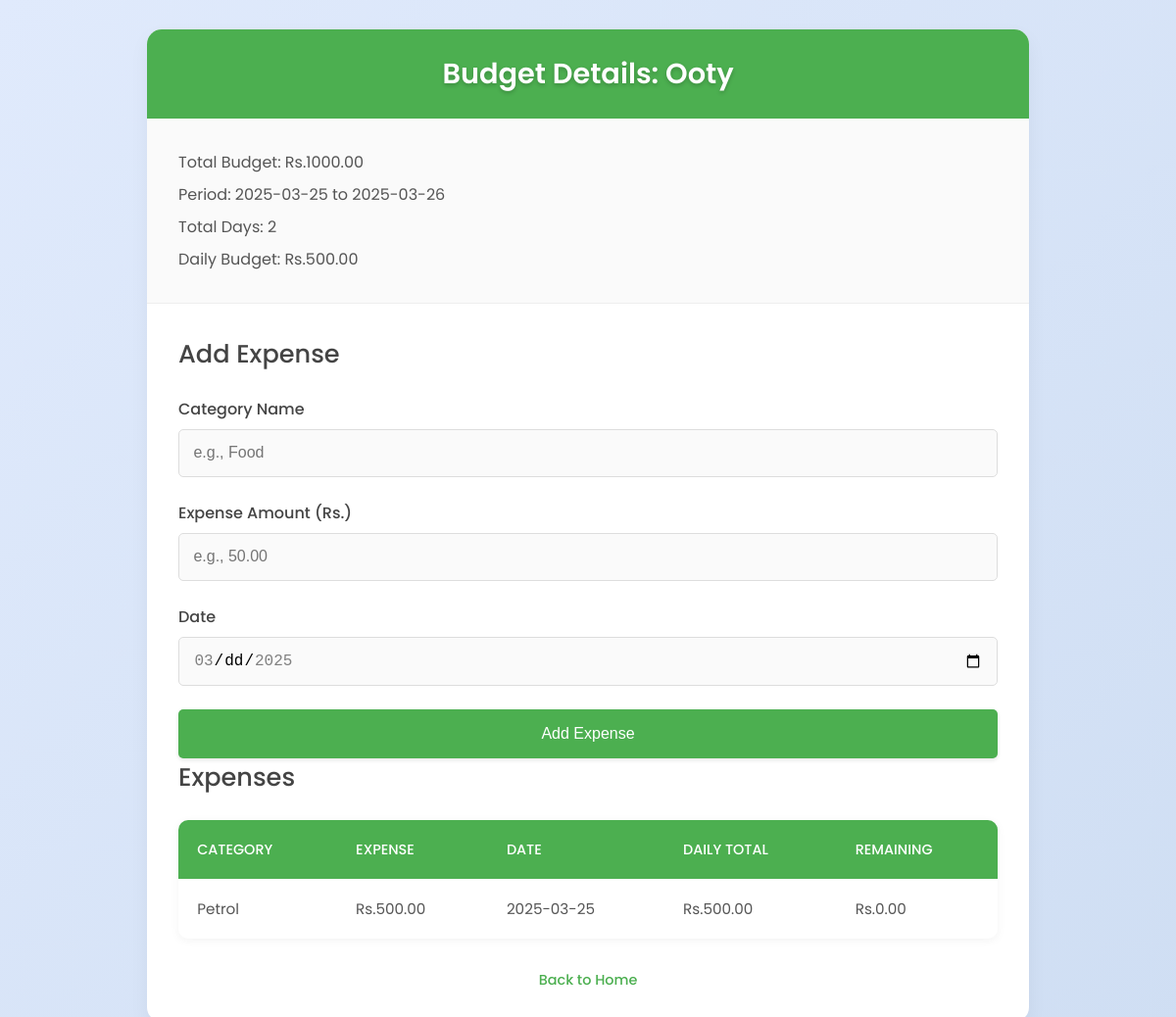
The page /budget/1 (signed in) on the database its author committed.
### tables this page shows
CREATE TABLE budget_plans
                 (id INTEGER PRIMARY KEY AUTOINCREMENT,
                  user_id INTEGER,
                  travel_place TEXT NOT NULL,
                  total_budget REAL NOT NULL,
                  date_from TEXT NOT NULL,
                  date_to TEXT NOT NULL,
                  total_days INTEGER NOT NULL,
                  daily_budget REAL NOT NULL,
                  FOREIGN KEY (user_id) REFERENCES users(id));

CREATE TABLE daily_expenses
                 (id INTEGER PRIMARY KEY AUTOINCREMENT,
                  budget_id INTEGER,
                  category_name TEXT NOT NULL,
                  expense REAL NOT NULL,
                  date TEXT NOT NULL,
                  FOREIGN KEY (budget_id) REFERENCES budget_plans(id));

### main.py (the view, shortened to what this page needs)
@app.route('/budget/<int:budget_id>', methods=['GET', 'POST'])
def budget_details(budget_id):
    if 'user_id' not in session:
        return redirect(url_for('login'))
    conn = sqlite3.connect('travelwise.db')
    c = conn.cursor()
    c.execute('SELECT * FROM budget_plans WHERE id = ? AND user_id = ?', (budget_id, session['user_id']))
    budget = c.fetchone()
    if not budget:
        flash('Budget not found!', 'error')
        return redirect(url_for('home'))
    c.execute('SELECT * FROM daily_expenses WHERE budget_id = ?', (budget_id,))
    expenses = c.fetchall()
    daily_totals = {}
    for expense in expenses:
        date = expense[4]
        if date not in daily_totals:
            daily_totals[date] = 0
        daily_totals[date] += expense[3]
    conn.close()
    return render_template('budget_details.html', budget=budget, expenses=expenses, daily_totals=daily_totals)

### templates/budget_details.html (shortened to what this page needs)
<!DOCTYPE html>
<html lang="en">
<head>
</head>
<body>
    <div class="container">
        <div class="header">
            <h1>Budget Details: {{ budget[2] }}</h1>
        </div>
        <div class="budget-info">
            <p>Total Budget: Rs.{{ "%.2f"|format(budget[3]) }}</p>
            <p>Period: {{ budget[4] }} to {{ budget[5] }}</p>
            <p>Total Days: {{ budget[6] }}</p>
            <p>Daily Budget: Rs.{{ "%.2f"|format(budget[7]) }}</p>
        </div>
        <div class="content">
            <h2>Add Expense</h2>
            <form method="POST">
                <div class="form-group">
                    <label for="category_name">Category Name</label>
                    <input type="text" id="category_name" name="category_name" required placeholder="e.g., Food">
                </div>
                <div class="form-group">
                    <label for="expense">Expense Amount (Rs.)</label>
                    <input type="number" id="expense" name="expense" step="0.01" required placeholder="e.g., 50.00">
                </div>
                <div class="form-group">
                    <label for="date">Date</label>
                    <input type="date" id="date" name="date" min="{{ budget[4] }}" max="{{ budget[5] }}" required>
                </div>
                <button type="submit">Add Expense</button>
            </form>
            <h2>Expenses</h2>
            {% if expenses %}
            <table>
                <tr>
                    <th>Category</th>
                    <th>Expense</th>
                    <th>Date</th>
                    <th>Daily Total</th>
                    <th>Remaining</th>
                </tr>
                {% for expense in expenses %}
                <tr>
                    <td>{{ expense[2] }}</td>
                    <td>Rs.{{ "%.2f"|format(expense[3]) }}</td>
                    <td>{{ expense[4] }}</td>
                    <td>Rs.{{ "%.2f"|format(daily_totals[expense[4]]) }}</td>
                    <td {% if budget[7] - daily_totals[expense[4]] < 0 %}style="color: #a94442;"{% endif %}>
                        Rs.{{ "%.2f"|format(budget[7] - daily_totals[expense[4]]) }}
                    </td>
                </tr>
                {% endfor %}
            </table>
            {% else %}
            <div class="empty-state">
                <p>No expenses added yet.</p>
            </div>
            {% endif %}
            <div class="back-link">
                <a href="{{ url_for('home') }}">Back to Home</a>
            </div>
        </div>
    </div>
</body>
</html>

### templates/budget_details.html (style rules this page uses)
* { margin: 0; padding: 0; box-sizing: border-box; }
body { font-family: 'Poppins', sans-serif; background: linear-gradient(135deg, #e0eafc 0%, #cfdef3 100%); min-height: 100vh; padding: 30px; color: #333; }
.container { max-width: 900px; margin: 0 auto; background: #fff; border-radius: 15px; box-shadow: 0 8px 20px rgba(0, 0, 0, 0.05); overflow: hidden; }
.header { background: #4CAF50; padding: 1.5rem 2rem; text-align: center; color: white; }
h1 { font-size: 1.8rem; font-weight: 600; text-shadow: 0 2px 4px rgba(0, 0, 0, 0.2); }
.budget-info { padding: 1.5rem 2rem; background: #fafafa; border-bottom: 1px solid #eee; }
.budget-info p { font-size: 1rem; color: #555; margin: 0.5rem 0; }
.content { padding: 2rem; }
h2 { font-size: 1.6rem; font-weight: 500; color: #444; margin-bottom: 1.5rem; }
.form-group { margin-bottom: 1.5rem; }
label { display: block; font-size: 1rem; font-weight: 500; color: #444; margin-bottom: 0.5rem; }
input { width: 100%; padding: 0.9rem; border: 1px solid #ddd; border-radius: 5px; font-size: 1rem; transition: border-color 0.3s ease, box-shadow 0.3s ease; background: #fafafa; }
button { width: 100%; padding: 1rem; background: #4CAF50; color: white; border: none; border-radius: 5px; font-size: 1rem; font-weight: 500; cursor: pointer; transition: background 0.3s ease; box-shadow: 0 2px 4px rgba(0, 0, 0, 0.1); }
table { width: 100%; border-collapse: separate; border-spacing: 0; background: #fff; border-radius: 10px; overflow: hidden; box-shadow: 0 2px 10px rgba(0, 0, 0, 0.05); margin-top: 1.5rem; }
th, td { padding: 1.2rem; text-align: left; }
th { background: #4CAF50; color: white; font-weight: 500; font-size: 0.9rem; text-transform: uppercase; }
td { color: #555; font-size: 0.95rem; border-bottom: 1px solid #f0f0f0; }
tr:last-child td { border-bottom: none; }
.back-link { display: block; text-align: center; margin-top: 2rem; font-size: 0.9rem; }
.back-link a { color: #4CAF50; text-decoration: none; font-weight: 500; transition: color 0.3s ease; }

### rows shown on the page
budget_plans: travel_place "Ooty", total_budget "1000.00", date_from "2025-03-25", date_to "2025-03-26", total_days "2", daily_budget "500.00", budget[7]-daily_totals[expense[4]] "0.00"
daily_expenses: category_name "Petrol", expense "500.00", date "2025-03-25", date "500.00"
